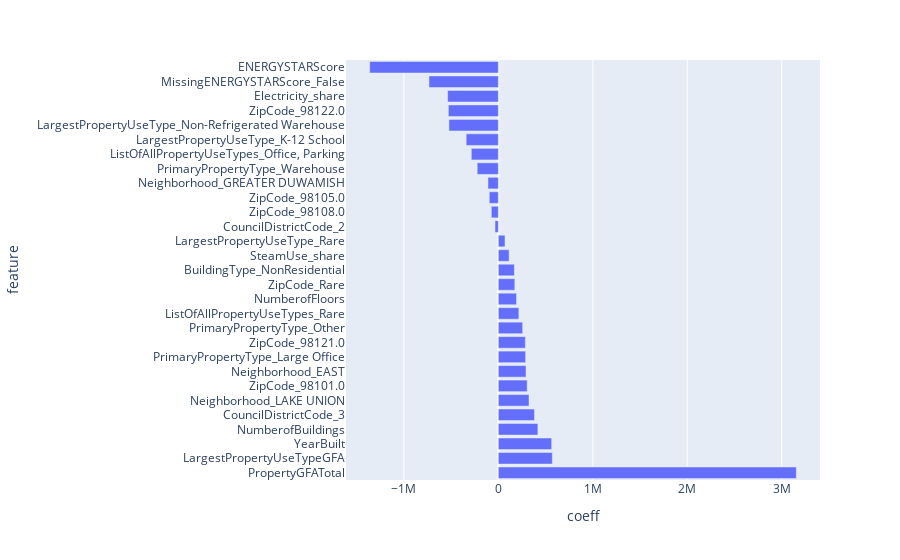

The code cell stored with this chart in its notebook:
### Code cell
# Coefficient for each feature
df_coeffs = df_coeffs.sort_values(by='coeff', ascending=False)
px.bar(df_coeffs, x='coeff', y='feature', height=len(X_train_lin.columns)*30)

### Figure 1 — Plotly figure (JSON) as saved in the notebook; plotly's stock layout.template omitted (floating-point values rounded to 4 significant figures)
{"data": [{"alignmentgroup": "True", "hovertemplate": "coeff=%{x}<br>feature=%{y}<extra></extra>", "legendgroup": "", "marker": {"color": "#636efa", "pattern": {"shape": ""}}, "name": "", "offsetgroup": "", "orientation": "h", "showlegend": false, "textposition": "auto", "type": "bar", "x": [3154168, 571507, 564645, 418485, 382438, 324530, 305532, 292792, 288993, 285903, 257372, 217204, 192715, 174363, 169640, 113961, 70501, -35321, -74409, -96010, -109655, -223696, -286293, -340630, -523204, -529099, -536781, -734075, -1361816], "xaxis": "x", "y": ["PropertyGFATotal", "LargestPropertyUseTypeGFA", "YearBuilt", "NumberofBuildings", "CouncilDistrictCode_3", "Neighborhood_LAKE UNION", "ZipCode_98101.0", "Neighborhood_EAST", "PrimaryPropertyType_Large Office", "ZipCode_98121.0", "PrimaryPropertyType_Other", "ListOfAllPropertyUseTypes_Rare", "NumberofFloors", "ZipCode_Rare", "BuildingType_NonResidential", "SteamUse_share", "LargestPropertyUseType_Rare", "CouncilDistrictCode_2", "ZipCode_98108.0", "ZipCode_98105.0", "Neighborhood_GREATER DUWAMISH", "PrimaryPropertyType_Warehouse", "ListOfAllPropertyUseTypes_Office, Parking", "LargestPropertyUseType_K-12 School", "LargestPropertyUseType_Non-Refrigerated Warehouse", "ZipCode_98122.0", "Electricity_share", "MissingENERGYSTARScore_False", "ENERGYSTARScore"], "yaxis": "y"}], "layout": {"autosize": true, "barmode": "relative", "legend": {"tracegroupgap": 0}, "margin": {"t": 60}, "xaxis": {"anchor": "y", "autorange": true, "domain": [0, 1], "range": [-1612704, 3405056], "title": {"text": "coeff"}, "type": "linear"}, "yaxis": {"anchor": "x", "autorange": true, "domain": [0, 1], "range": [-0.5, 28.5], "title": {"text": "feature"}, "type": "category"}}}
